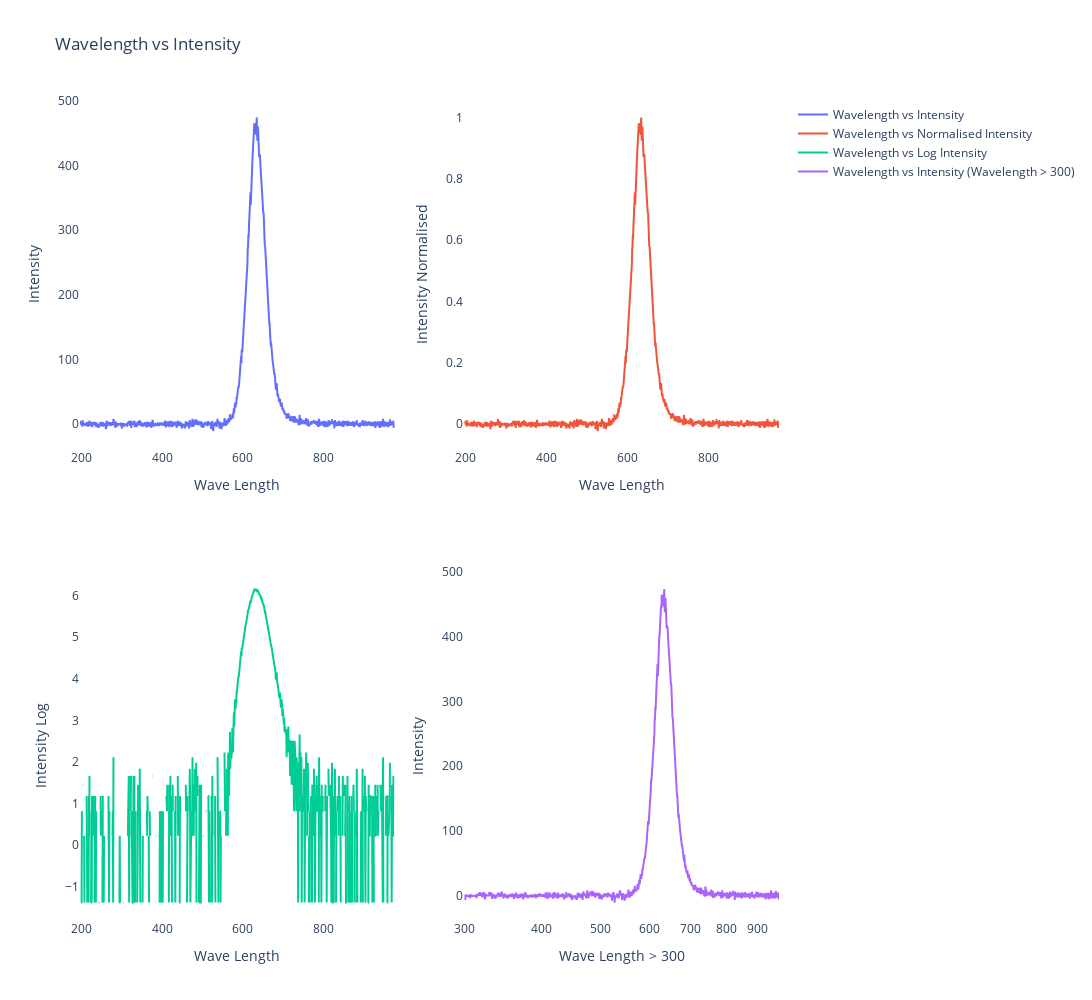

Notebook source saved alongside this figure:
### Markdown cell above
### USING CODE

### Code cell
# SINGLE FILE PLOTS

file_path = r"C:\Users\risha\Downloads\Sarang\2.txt"

with open(file_path) as f:
    df = pd.DataFrame(line.strip().split('\t') for line in f if '\t' in line)
    
df = df.drop(index = 0)
df.columns = ['wv', 'intensity']

# convert the columns to float
df['wv'] = df['wv'].astype(float)
df['intensity'] = df['intensity'].astype(float)

# create a new column with normalised intensity
df['norm_intensity'] = df['intensity']/abs(df['intensity']).max()

# create a new column with log of intensity
df['log_intensity'] = df['intensity'].apply(lambda x: np.log(x))

# create a new dataframe with wavelength over 300 values
df_300 = df[df['wv'] > 300]
df_300 = df_300.reset_index(drop = True)


# creata 2x2 subplots

# fig, ax = plt.subplots(2, 2, figsize = (10, 10))

# ax[0, 0].plot(df['wv'], df['intensity'])
# ax[0, 0].set_title('Wavelength vs Intensity')
# ax[0, 0].set_xlabel('Wavelength')
# ax[0, 0].set_ylabel('Intensity')

# ax[0, 1].plot(df['wv'], df['norm_intensity'])
# ax[0, 1].set_title('Wavelength vs Normalised Intensity')
# ax[0, 1].set_xlabel('Wavelength')
# ax[0, 1].set_ylabel('Normalised Intensity')

# ax[1, 0].plot(df['wv'], df['log_intensity'])
# ax[1, 0].set_title('Wavelength vs Log Intensity')
# ax[1, 0].set_xlabel('Wavelength')
# ax[1, 0].set_ylabel('Log Intensity')

# ax[1, 1].plot(df_300['wv'], df_300['intensity'])
# ax[1, 1].set_title('Wavelength vs Intensity (Wavelength > 300)')
# ax[1, 1].set_xlabel('Wavelength')
# ax[1, 1].set_ylabel('Intensity')

# create a 2x2 subplots with plotly

import plotly.graph_objects as go
from plotly.subplots import make_subplots

fig = make_subplots(rows=2, cols=2)

# Add traces to subplots
fig.add_trace(go.Scatter(x=df['wv'], y=df['intensity'], name='Wavelength vs Intensity'), row=1, col=1)
fig.add_trace(go.Scatter(x=df['wv'], y=df['norm_intensity'], name='Wavelength vs Normalised Intensity'), row=1, col=2)
fig.add_trace(go.Scatter(x=df['wv'], y=df['log_intensity'], name='Wavelength vs Log Intensity'), row=2, col=1)
fig.add_trace(go.Scatter(x=df_300['wv'], y=df_300['intensity'], name='Wavelength vs Intensity (Wavelength > 300)'), row=2, col=2)

# Update subplot titles and axis labels
fig.update_layout(title='Wavelength vs Intensity',
                  xaxis_title='Wave Length',
                  yaxis_title='Intensity',
                  paper_bgcolor='rgba(0,0,0,0)',
                  plot_bgcolor='rgba(0,0,0,0)',
                  height=1000, width=1500)

# Update xaxis properties
fig.update_xaxes(title_text="Wave Length", row=1, col=1 , showgrid=False,)
fig.update_xaxes(title_text="Wave Length", row=1, col=2 , showgrid=False,)
fig.update_xaxes(title_text="Wave Length", row=2, col=1 , showgrid=False,)
fig.update_xaxes(title_text="Wave Length > 300", type="log", row=2, col=2 , showgrid=False,)

# Update yaxis properties
fig.update_yaxes(title_text="Intensity", row=1, col=1 , showgrid=False,)
fig.update_yaxes(title_text="Intensity Normalised", row=1, col=2 , showgrid=False,)
fig.update_yaxes(title_text="Intensity Log", row=2, col=1 , showgrid=False,)
fig.update_yaxes(title_text="Intensity", row=2, col=2 , showgrid=False,)

# Show the plot
fig.show()

### Figure 1 — Plotly figure (JSON) as saved in the notebook; plotly's stock layout.template omitted (floating-point values rounded to 4 significant figures; data arrays with more than 128 entries replaced by an {"elided": "..."} marker saying what was removed)
{"data": [{"name": "Wavelength vs Intensity", "type": "scatter", "x": {"elided": "1044 float values"}, "xaxis": "x", "y": {"elided": "1044 float values"}, "yaxis": "y"}, {"name": "Wavelength vs Normalised Intensity", "type": "scatter", "x": {"elided": "1044 float values"}, "xaxis": "x2", "y": {"elided": "1044 float values"}, "yaxis": "y2"}, {"name": "Wavelength vs Log Intensity", "type": "scatter", "x": {"elided": "1044 float values"}, "xaxis": "x3", "y": {"elided": "1044 float values"}, "yaxis": "y3"}, {"name": "Wavelength vs Intensity (Wavelength > 300)", "type": "scatter", "x": {"elided": "912 float values"}, "xaxis": "x4", "y": {"elided": "912 float values"}, "yaxis": "y4"}], "layout": {"height": 1000, "paper_bgcolor": "rgba(0,0,0,0)", "plot_bgcolor": "rgba(0,0,0,0)", "title": {"text": "Wavelength vs Intensity"}, "width": 1500, "xaxis": {"anchor": "y", "domain": [0, 0.45], "showgrid": false, "title": {"text": "Wave Length"}}, "xaxis2": {"anchor": "y2", "domain": [0.55, 1], "showgrid": false, "title": {"text": "Wave Length"}}, "xaxis3": {"anchor": "y3", "domain": [0, 0.45], "showgrid": false, "title": {"text": "Wave Length"}}, "xaxis4": {"anchor": "y4", "domain": [0.55, 1], "showgrid": false, "title": {"text": "Wave Length > 300"}, "type": "log"}, "yaxis": {"anchor": "x", "domain": [0.575, 1], "showgrid": false, "title": {"text": "Intensity"}}, "yaxis2": {"anchor": "x2", "domain": [0.575, 1], "showgrid": false, "title": {"text": "Intensity Normalised"}}, "yaxis3": {"anchor": "x3", "domain": [0, 0.425], "showgrid": false, "title": {"text": "Intensity Log"}}, "yaxis4": {"anchor": "x4", "domain": [0, 0.425], "showgrid": false, "title": {"text": "Intensity"}}}}
